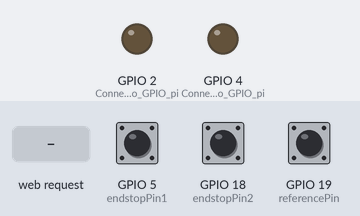
Simulated run of this sketch. Board: ESP32. Parts: output pins drawn as LEDs (lit = HIGH). The test bench sets the inputs (shaded band); at power-on: GPIO 5 (endstopPin1) HIGH, GPIO 18 (endstopPin2) HIGH, GPIO 19 (referencePin) HIGH. WiFi joins after 1.5 s; servers stay silent unless stated; what the sketch prints to the serial monitor is not drawn.

Above: at 3.2 s.
3.3 s: HTTP request GET /on2 received
At 4.3 s:
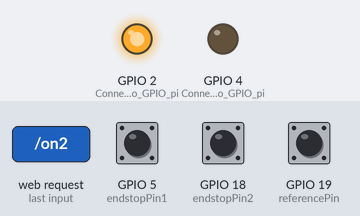
4.8 s: HTTP request GET /on4 received
At 5.4 s:
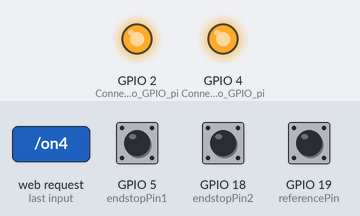
6.3 s: HTTP request GET /off2 received
At 7.5 s:
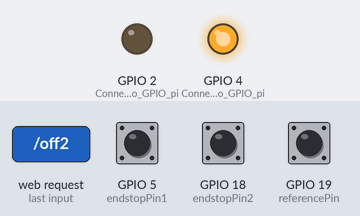
7.8 s: HTTP request GET /off4 received
At 8.9 s:
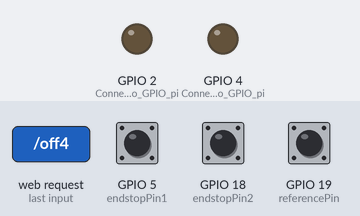
9.3 s: HTTP request GET /autohome received
At 10.0 s:
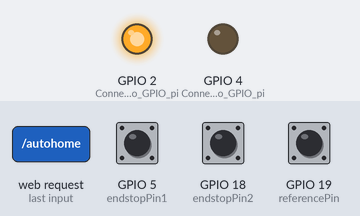
Timing chart, 0 to 11.8 s (numbered marks = the images above; inputs shaded):
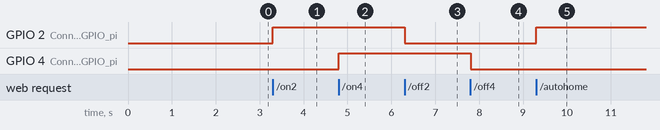

Measured:
- after the input at 3.3 s, GPIO 2 (Connect_output_to_GPIO_pi): LOW → HIGH at once
- after the input at 4.8 s, GPIO 4 (Connect_output_to_GPIO_pi): LOW → HIGH at once
- after the input at 6.3 s, GPIO 2 (Connect_output_to_GPIO_pi): HIGH → LOW at once
- after the input at 7.8 s, GPIO 4 (Connect_output_to_GPIO_pi): HIGH → LOW at once
- after the input at 9.3 s, GPIO 2 (Connect_output_to_GPIO_pi): LOW → HIGH at once

The sketch:

JA_AUTO.ino
```cpp
#include <WiFi.h>
#include <ESPAsyncWebSrv.h>

const char* ssid = "A_mae_do_miguel";
const char* password = "fsmf8110";

AsyncWebServer server(80);

// Constants for endstop pins and reference point detection
const int endstopPin1 = 5;  // Connect endstop 1 to GPIO pin 5
const int endstopPin2 = 18;  // Connect endstop 2 to GPIO pin 18
const int referencePin = 19; // Connect reference point to GPIO pin 19

bool autoHoming = false;    // Flag to track if auto home process is in progress

void setup() {
  Serial.begin(9600);
  pinMode(2, OUTPUT);  // Connect output to GPIO pin 2
  pinMode(4, OUTPUT);  // Connect output to GPIO pin 4
  pinMode(endstopPin1, INPUT_PULLUP);
  pinMode(endstopPin2, INPUT_PULLUP);
  pinMode(referencePin, INPUT_PULLUP);

  // Connect to Wi-Fi
  WiFi.begin(ssid, password);
  while (WiFi.status() != WL_CONNECTED) {
    delay(1000);
    Serial.println("Connecting to WiFi...");
  }

  Serial.println("Connected to WiFi");
  Serial.println(WiFi.localIP());

  // Route for root path ("/")
  server.on("/", HTTP_GET, [](AsyncWebServerRequest* request) {
    String htmlPage = "<html><body>";
    htmlPage += "<h1>Control Outputs</h1>";
    htmlPage += "<button onclick=\"sendData('on2')\">Turn ON Output 2</button>";
    htmlPage += "<button onclick=\"sendData('off2')\">Disconnect Output 2</button>";
    htmlPage += "<button onclick=\"sendData('on4')\">Turn ON Output 4</button>";
    htmlPage += "<button onclick=\"sendData('off4')\">Disconnect Output 4</button>";
    htmlPage += "<br><br>";
    htmlPage += "<button onclick=\"sendData('autohome')\">Auto Home</button>";
    htmlPage += "<script>function sendData(command) {";
    htmlPage += "var xhttp = new XMLHttpRequest();";
    htmlPage += "xhttp.open('GET', '/' + command, true);";
    htmlPage += "xhttp.send();}</script>";
    htmlPage += "</body></html>";
    request->send(200, "text/html", htmlPage);
  });

  // Route for turning on/off outputs
  server.on("/on2", HTTP_GET, [](AsyncWebServerRequest* request) {
    digitalWrite(2, HIGH);  // Turn on output connected to GPIO pin 2
    request->send(200, "text/plain", "Output 2 turned ON");
  });

  server.on("/off2", HTTP_GET, [](AsyncWebServerRequest* request) {
    digitalWrite(2, LOW);  // Disconnect output connected to GPIO pin 2
    request->send(200, "text/plain", "Output 2 disconnected");
  });

   server.on("/on4", HTTP_GET, [](AsyncWebServerRequest* request) {
    digitalWrite(4, HIGH);  // Turn on output connected to GPIO pin 4
    request->send(200, "text/plain", "Output 4 turned ON");
  });

  server.on("/off4", HTTP_GET, [](AsyncWebServerRequest* request) {
    digitalWrite(4, LOW);  // Disconnect output connected to GPIO pin 4
    request->send(200, "text/plain", "Output 4 disconnected");
  });

  server.on("/autohome", HTTP_GET, [](AsyncWebServerRequest* request) {
    if (!autoHoming) {
      autoHoming = true;
      digitalWrite(2, HIGH); // Start moving towards reference point
    }
    request->send(200, "text/plain", "Auto Home function executed");
  });

  // Start the server
  server.begin();
}

void loop() {
  bool referenceReached = false;
  bool endstopReached1 = false;
  bool endstopReached2 = false;

  if (autoHoming) {
    // Check endstop and reference point conditions
    endstopReached1 = digitalRead(endstopPin1) == HIGH;
    endstopReached2 = digitalRead(endstopPin2) == HIGH;
    referenceReached = digitalRead(referencePin) == HIGH;

  } else if (referenceReached) {
      autoHoming = false;
      digitalWrite(2, LOW); // Stop moving
      digitalWrite(4, LOW); // Stop moving

  } else if (endstopReached1) {
      digitalWrite(4, HIGH);
      Serial.println("Endstop 1 reached. Moving away to endstop 2.");

  } else if  (endstopReached2) {
      digitalWrite(2, HIGH);
      Serial.println("Endstop 2 reached. Moving away to endstop 1.");

  } else {
      Serial.println("Reference point reached. Auto Home successful.");
  }

  delay(100);
}
```
